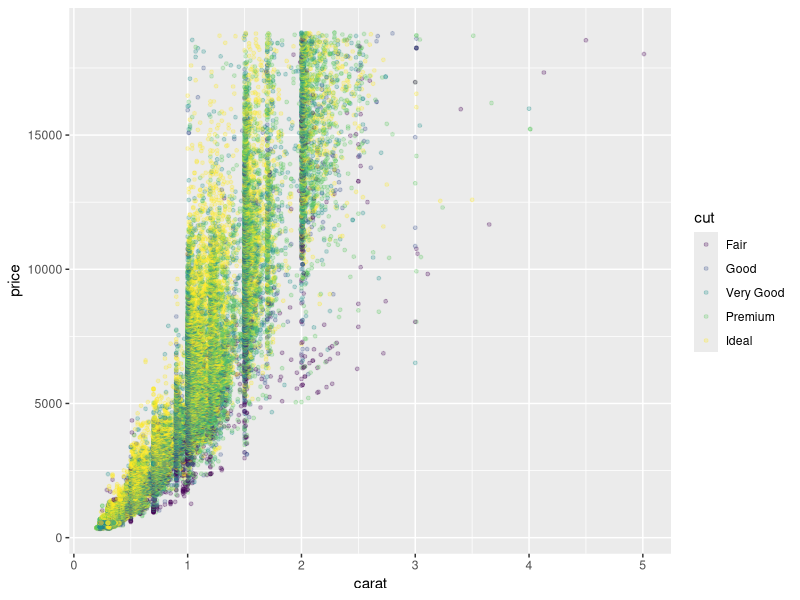
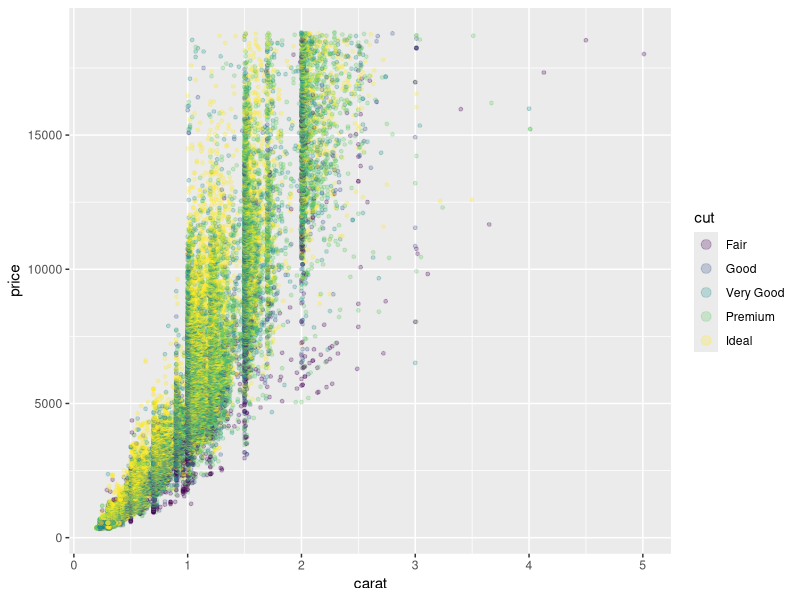
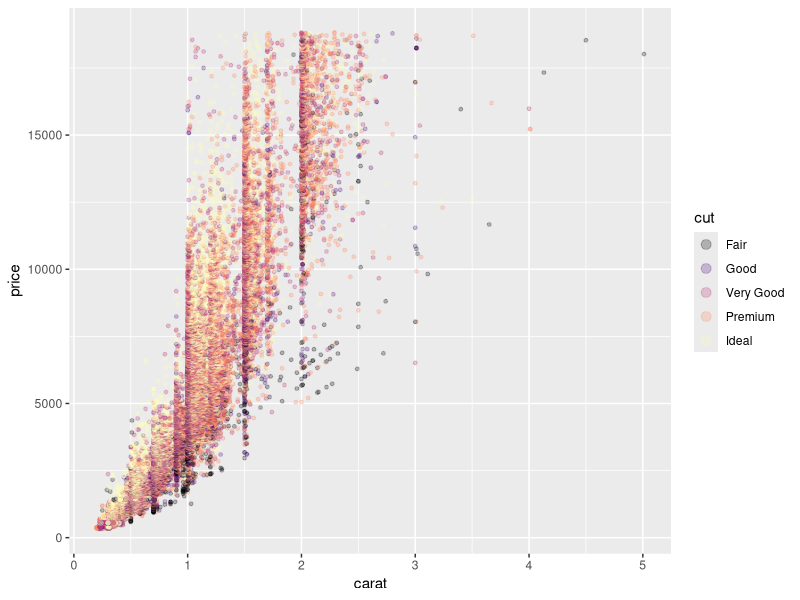
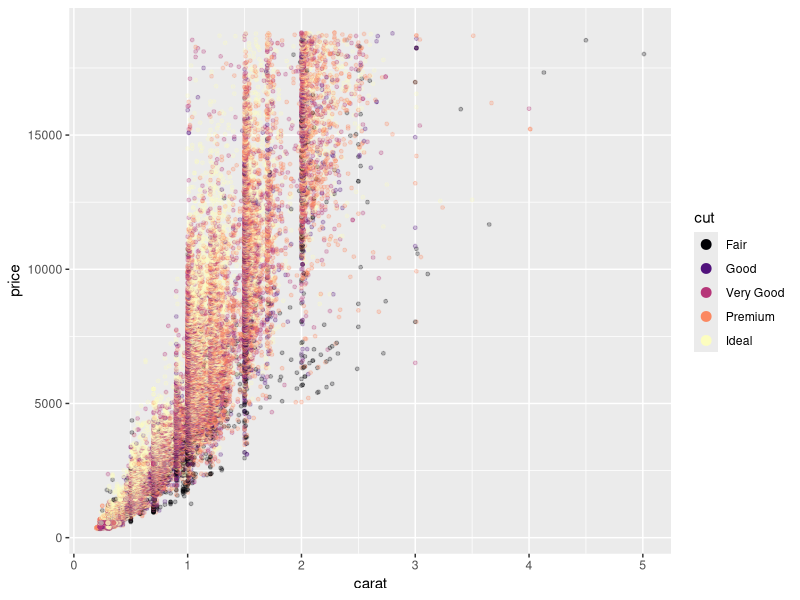
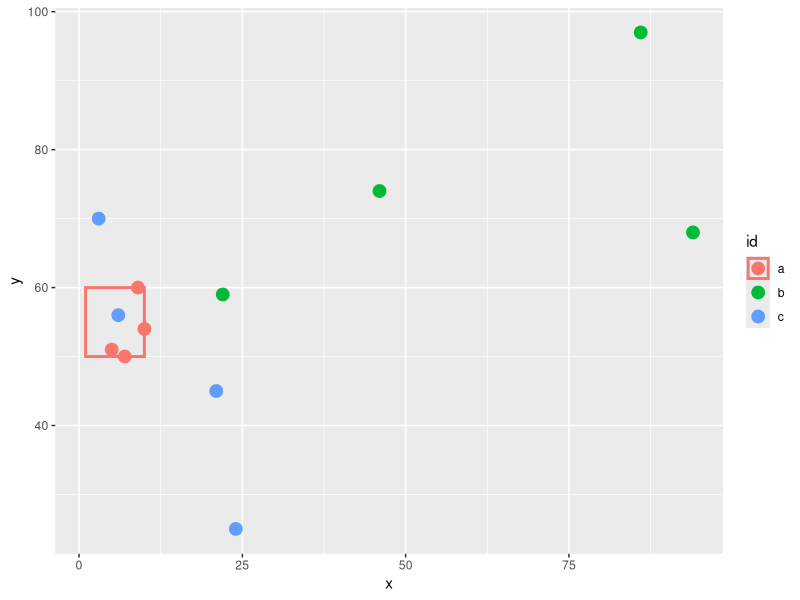
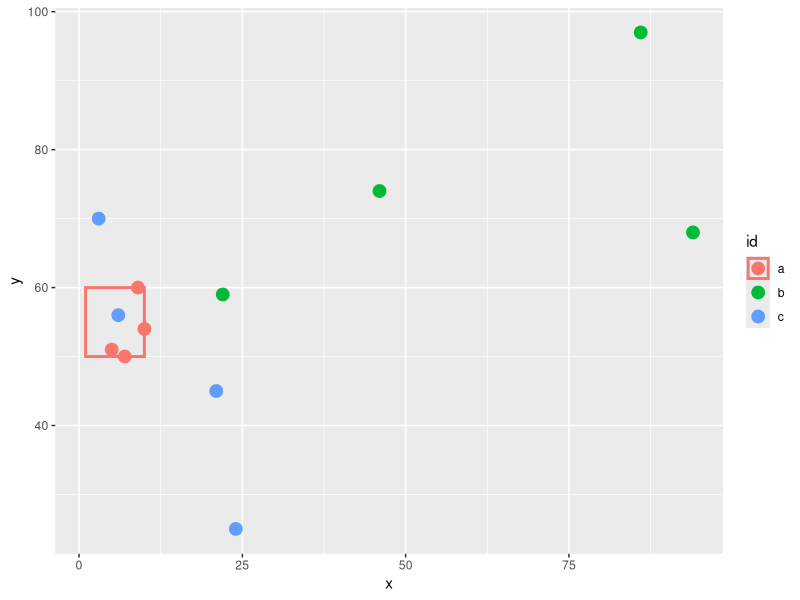
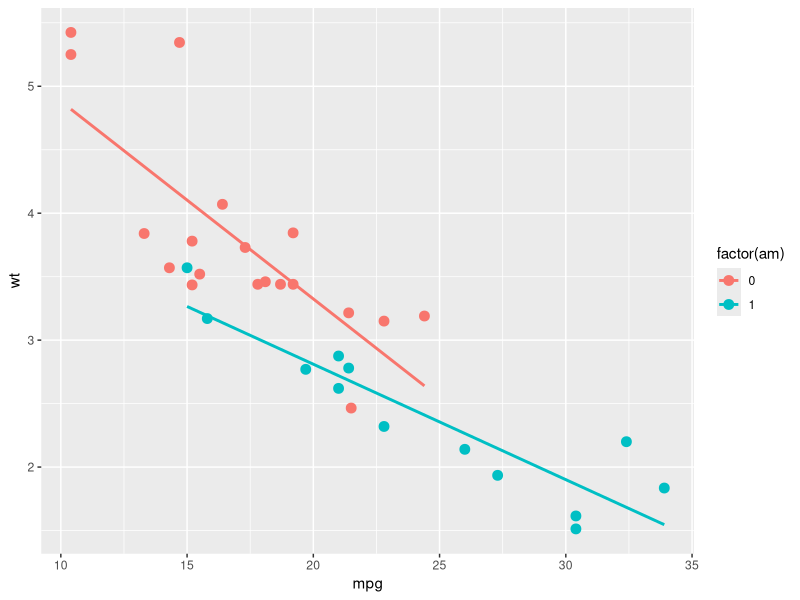
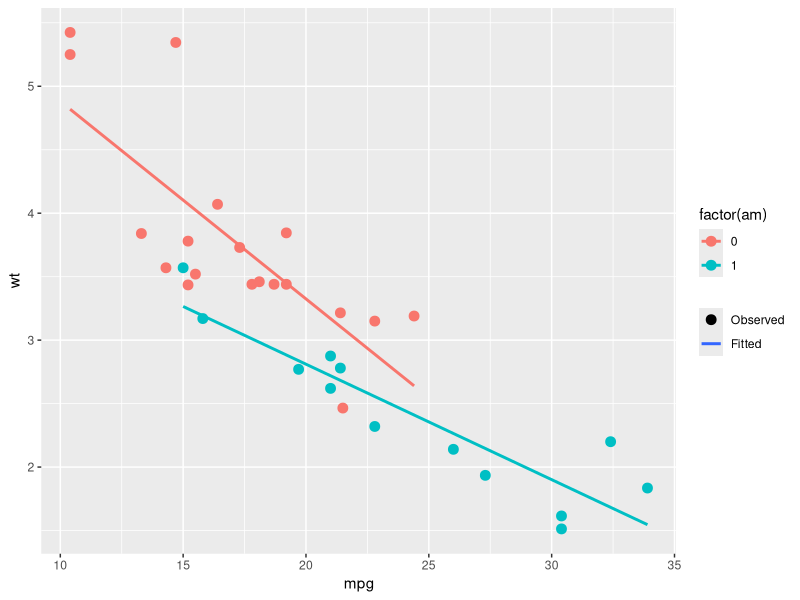

The R source for these figures, in order:
library(ggplot2) # v. 3.3.2


ggplot(data = diamonds, aes(x = carat, y = price, color = cut) ) +
     geom_point(alpha = .25, size = 1)
     

# guides(color = guide_legend(override.aes = list(size = 3) ) )

ggplot(data = diamonds, aes(x = carat, y = price, color = cut) ) +
     geom_point(alpha = .25, size = 1) +
     guides(color = guide_legend(override.aes = list(size = 3) ) )
            

ggplot(data = diamonds, aes(x = carat, y = price, color = cut) ) +
     geom_point(alpha = .25, size = 1) +
     scale_color_viridis_d(option = "magma",
                           guide = guide_legend(override.aes = list(size = 3) ) )


ggplot(data = diamonds, aes(x = carat, y = price, color = cut) ) +
     geom_point(alpha = .25, size = 1) +
     scale_color_viridis_d(option = "magma",
                           guide = guide_legend(override.aes = list(size = 3,
                                                                    alpha = 1) ) )


points = structure(list(x = c(5L, 10L, 7L, 9L, 86L, 46L, 22L, 94L, 21L, 
6L, 24L, 3L), y = c(51L, 54L, 50L, 60L, 97L, 74L, 59L, 68L, 45L, 
56L, 25L, 70L), id = c("a", "a", "a", "a", "b", "b", "b", "b", 
"c", "c", "c", "c")), row.names = c(NA, -12L), class = "data.frame")

head(points)

box = data.frame(left = 1, right = 10, bottom = 50, top = 60, id = "a")
box

ggplot(data = points, aes(color = id) ) +
     geom_point(aes(x = x, y = y), size = 4) +
     geom_rect(data = box, aes(xmin = left,
                               xmax = right,
                               ymin = 50,
                               ymax = top),
               fill = NA, size = 1)


ggplot(data = points, aes(color = id) ) +
     geom_point(aes(x = x, y = y), size = 4) +
     geom_rect(data = box, aes(xmin = left,
                               xmax = right,
                               ymin = 50,
                               ymax = top),
               fill = NA, size = 1) +
     guides(color = guide_legend(override.aes = list(linetype = c(1, 0, 0) ) ) )


ggplot(data = mtcars, aes(x = mpg, y = wt, color = factor(am) ) ) +
     geom_point(size = 3) +
     geom_smooth(method = "lm", se = FALSE)
       

ggplot(data = mtcars, aes(x = mpg, y = wt, color = factor(am) ) ) +
     geom_point(aes(alpha = "Observed"), size = 3) +
     geom_smooth(method = "lm", se = FALSE, aes(alpha = "Fitted") ) +
     scale_alpha_manual(name = NULL,
                        values = c(1, 1),
                        breaks = c("Observed", "Fitted") )
                        


ggplot(data = mtcars, aes(x = mpg, y = wt, color = factor(am) ) ) +
     geom_point(aes(alpha = "Observed"), size = 3) +
     geom_smooth(method = "lm", se = FALSE, aes(alpha = "Fitted") ) +
     scale_alpha_manual(name = NULL,
                        values = c(1, 1),
                        breaks = c("Observed", "Fitted"),
                        guide = guide_legend(override.aes = list(linetype = c(0, 1),
                                                                  shape = c(16, NA),
                                                                  color = "black") ) )


dat = structure(list(g1 = structure(c(1L, 2L, 1L, 2L, 1L, 2L, 1L, 2L, 
1L, 2L, 1L, 2L, 1L, 2L, 1L, 2L), class = "factor", .Label = c("High", 
"Low")), g2 = structure(c(1L, 1L, 2L, 2L, 1L, 1L, 2L, 2L, 1L, 
1L, 2L, 2L, 1L, 1L, 2L, 2L), class = "factor", .Label = c("Control", 
"Treatment")), x = c(0.42, 0.39, 0.56, 0.59, 0.17, 0.95, 0.85, 
0.25, 0.31, 0.75, 0.58, 0.9, 0.6, 0.86, 0.61, 0.61), y = c(-1.4, 
3.6, 1.1, -0.1, 0.5, 0, -1.8, 0.8, -1.1, -0.6, 0.2, 0.3, 1.1, 
1.6, 0.9, -0.6)), class = "data.frame", row.names = c(NA, -16L
))

head(dat)


ggplot(data = dat, aes(x = x, y = y, fill = g1, shape = g2) ) +
     geom_point(size = 5) +
     scale_fill_manual(values = c("#002F70", "#EDB4B5") ) +
     scale_shape_manual(values = c(21, 24) )


ggplot(data = dat, aes(x = x, y = y, fill = g1, shape = g2) ) +
     geom_point(size = 5) +
     scale_fill_manual(values = c("#002F70", "#EDB4B5") ) +
     scale_shape_manual(values = c(21, 24) ) +
     guides(fill = guide_legend(override.aes = list(shape = 21) ),
            shape = guide_legend(override.aes = list(fill = "black") ) )

